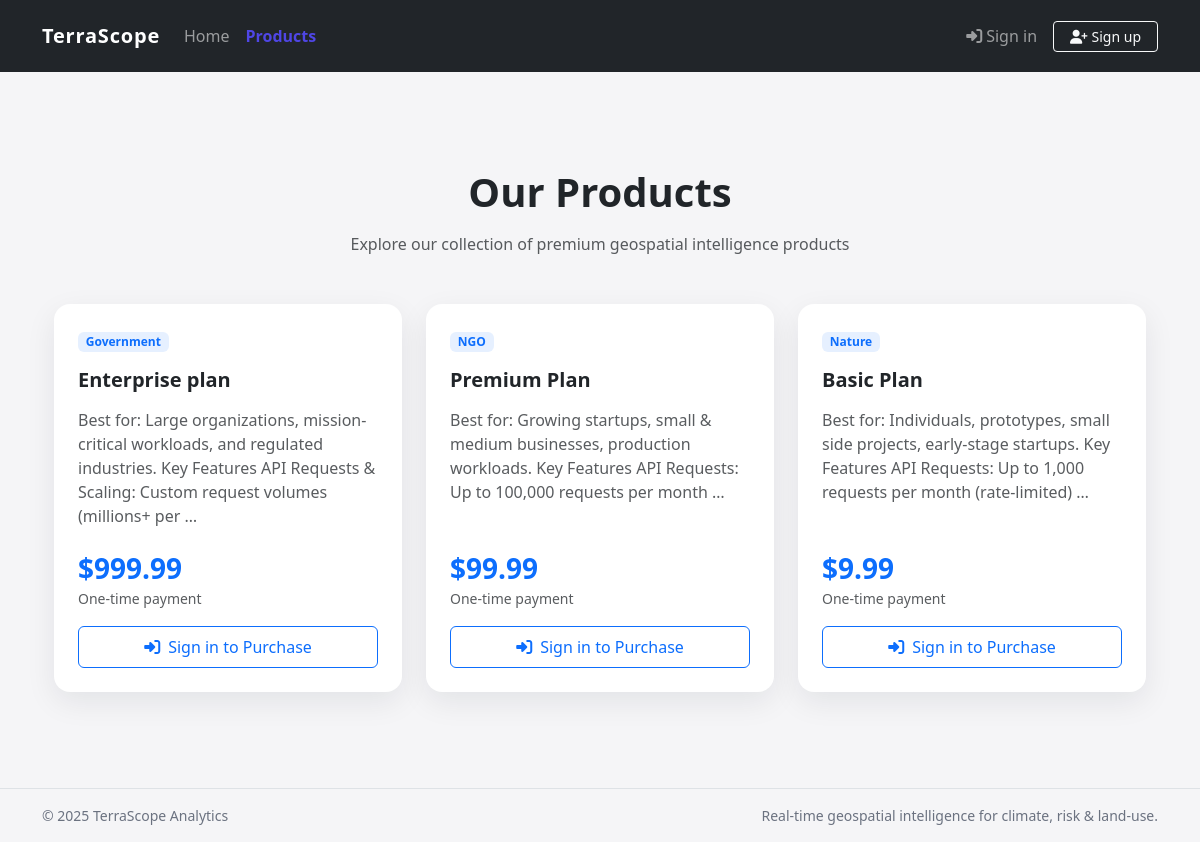
Screenshot of /products/ with the database file from the repository.
### shop/models.py (models this page shows, shortened)
class Product(models.Model):
    name = models.CharField(max_length=200)
    description = models.TextField(blank=True)
    price = models.DecimalField(max_digits=10, decimal_places=2)
    category = models.CharField(max_length=100, blank=True)
    active = models.BooleanField(default=True)
    created_at = models.DateTimeField(auto_now_add=True)

### shop/views.py (the view)
# urls.py: path('products/', views.products_page, name='products'),
def products_page(request):
    products = Product.objects.filter(active=True).order_by('-created_at')
    return render(request, "shop/products.html", {"products": products})

### shop/templates/shop/products.html (shortened to what this page needs)
{% extends "base.html" %}
{% block content %}
<div class="container py-5">
    <div class="text-center mb-5">
        <h1 class="fw-bold mb-3">Our Products</h1>
        <p class="text-muted">Explore our collection of premium geospatial intelligence products</p>
    </div>
    {% if products %}
    <div class="row row-cols-1 row-cols-md-2 row-cols-lg-3 g-4">
        {% for product in products %}
        <div class="col">
            <div class="card card-soft h-100 border-0">
                <div class="card-body p-4 d-flex flex-column">
                    <div class="mb-3">
                        <span class="badge bg-primary bg-opacity-10 text-primary">
                            {{ product.category|default:"General" }}
                        </span>
                    </div>
                    <h5 class="fw-bold mb-3">{{ product.name }}</h5>
                    <p class="text-muted mb-4 flex-grow-1">
                        {{ product.description|truncatewords:20 }}
                    </p>
                    <div class="mt-auto">
                        <div class="d-flex justify-content-between align-items-center mb-3">
                            <div>
                                <h3 class="fw-bold text-primary mb-0">${{ product.price }}</h3>
                                <small class="text-muted">One-time payment</small>
                            </div>
                        </div>
                        {% if user.is_authenticated %}
                            <a href="{% url 'checkout' product.id %}" class="btn btn-primary w-100 py-2">
                                <i class="fas fa-shopping-cart me-2"></i>Buy Now
                            </a>
                        {% else %}
                            <a href="{% url 'signin' %}" class="btn btn-outline-primary w-100 py-2">
                                <i class="fas fa-sign-in-alt me-2"></i>Sign in to Purchase
                            </a>
                        {% endif %}
                    </div>
                </div>
            </div>
        </div>
        {% endfor %}
    </div>
    {% endif %}
</div>
{% endblock %}

### shop/templates/base.html (style rules this page uses)
body { background-color: #f5f5f7; font-family: system-ui, -apple-system, BlinkMacSystemFont, "Segoe UI", sans-serif; }
.card-soft { border: none; border-radius: 16px; box-shadow: 0 10px 30px rgba(15, 23, 42, 0.08); transition: transform .2s ease, box-shadow .2s ease; }

### rows the page displays
Product: category "Government", name "Enterprise plan", description "Best for: Large organizations, mission-critical workloads, and regulated industries. Key Features API Requests & Scaling: Custom request volumes (millions+ per …", price "999.99"
Product: category "NGO", name "Premium Plan", description "Best for: Growing startups, small & medium businesses, production workloads. Key Features API Requests: Up to 100,000 requests per month …", price "99.99"
Product: category "Nature", name "Basic Plan", description "Best for: Individuals, prototypes, small side projects, early-stage startups. Key Features API Requests: Up to 1,000 requests per month (rate-limited) …", price "9.99"
